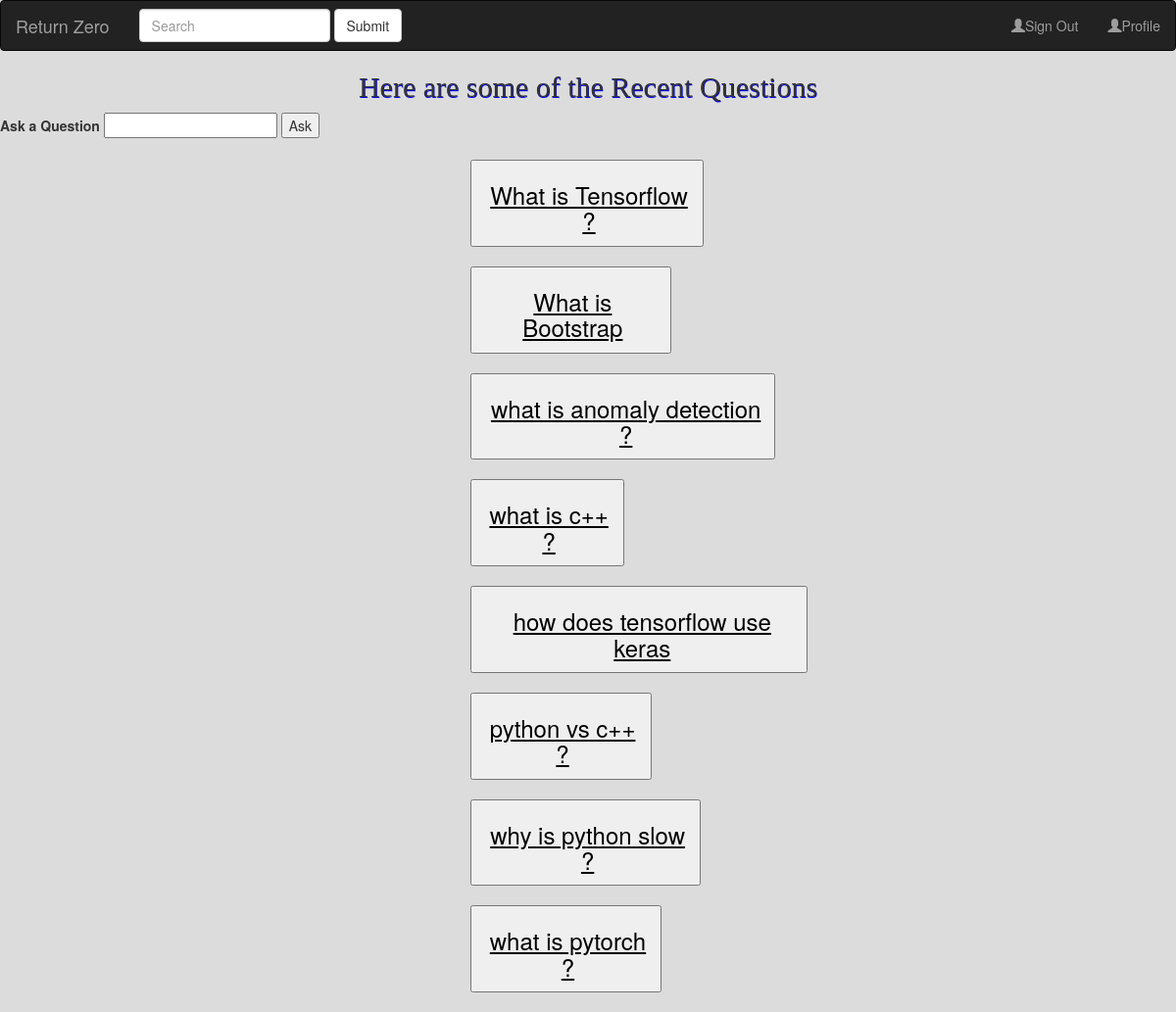
Screenshot of / (signed in) with the database file from the repository.
### qa/models.py (models this page shows, shortened)
class questions(models.Model):
    question_name = models.CharField(max_length=500)
    asked_by = models.ForeignKey(UserModel,on_delete=models.CASCADE)
    uploaded_at = models.DateTimeField(auto_now_add=True)
    answer_ques = models.ManyToManyField(answers,blank=True)

### qa/views.py (the view)
# urls.py: 2. Add a URL to urlpatterns:  path('', Home.as_view(), name='home')
def Home(request):
    ques = questions.objects.all().order_by('uploaded_at')
    if request.method == "POST":
        question = request.POST['question']
        que_obj = questions(question_name=question,asked_by=request.user)
        que_obj.save()
    return render(request,"qa/homepage.html",{"questions":ques})

### qa/templates/qa/homepage.html (shortened to what this page needs)
{% extends "./base.html" %}
  {% block bodyblock %}
    <h2>Here are some of the Recent Questions</h2>
    {% if user.is_authenticated %}
    <form method="post">
      <label for="question">Ask a Question</label>
      <input type="text" name="question">
      <button type="submit">Ask</button>
    </form>
    {% endif %}
    <br>
    {% for question in questions %}
      <a   href="qa/details/{{question.id}}"><button id="quesbut" type="button"><h3>{{ question.question_name }}</h3></button></a>
      <br>
      <br>
    {% endfor %}
  {% endblock %}

### static/css/base.css (style rules this page uses)
body { background-color: gainsboro !important; }
h2 { text-align: center; font-family: fantasy; text-shadow: 0.5px 1px blue; }
#quesbut { margin-left: 40%; }
h3 { padding-left:2%; color:black; text-decoration: underline; }

### rows the page displays
questions: question_name "What is Tensorflow ?"
questions: question_name "What is Bootstrap"
questions: question_name "what is anomaly detection ?"
questions: question_name "what is c++ ?"
questions: question_name "how does tensorflow use keras"
questions: question_name "python vs c++ ?"
questions: question_name "why is python slow ?"
questions: question_name "what is pytorch ?"
